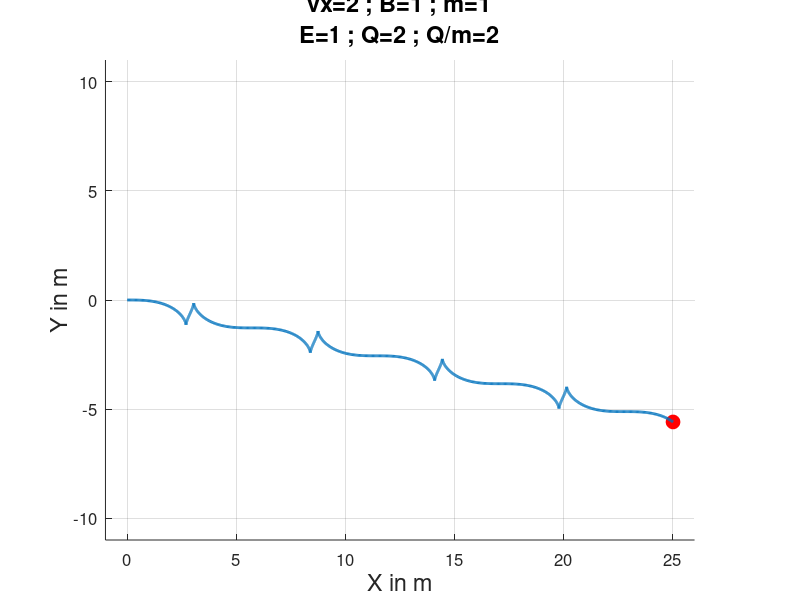

MATLAB code for this plot:
%Topic: Newtons 2nd Law, exemplified by lorentz-force and strenght of field in magnetic field

%=====dialog box asking user for input========
input = inputdlg ({"Enter the values for the simulation\nvx", "\nB","\nm","\nE","\nQ"},"Object in Magnetic Field",...
                   [1,10;1,10;1,10;1,10;1,10],{"2","1","1","1","2"});           %getting user imput
vx=str2num(input{1});                                                          %velocity x converted from user input
B0=str2num(input{2});                                                           %B converted from user input
m=str2num(input{3});                                                            %m converted from user input
E0=str2num(input{4});                                                           %E converted from user input
Q=str2num(input{5});                                                            %Q converted from user input

%=====calculating variables==================
x=x0=0;                                       %initializing
y=y0=z0=0;
vz=vy=z=0;                            %initializing
dt=.02;                                       %interval so that one full circle has 500 steps
limt=1000;                                    %setting limit of loop to stop after one full radius

%=====preparing window========================
figure('units','norm','position',[.1 .1 .8 .7],'color',[.9 .9 .9],...
       'name', "Newtons 2nd Law");                                              %Creating Window
a = axes('position',[.1 .1 .8 .8],'color',[1 1 1],'fontsize',[12]);             %Creating Axis
txt = ["Newtons 2nd Law - Magnetic Field\nvx=" num2str(vx) " ; B=" num2str(B0) ...
       " ; m=" num2str(m) "\nE=" num2str(E0) " ; Q=" num2str(Q) " ; Q/m=" num2str(Q/m) ];              %preparing  title, stating variables
a : title (txt,'fontsize',[17]);                                                %titleing diagram
a : xlabel ("X in m",'fontsize',[17]);                                          %labeling y axis
a : ylabel ("Y in m",'fontsize',[17]);                                          %labeling x axis
a : zlabel ("Z in m",'fontsize',[17]);                                          %labeling z axis
grid on;                                                                        %turing on the grid in coordinate system
axis('equal',[-1 26 -11 11 ]);                                                  %setting axis limits based on radius of circle ,[-1 10 -5 5 -5 5]
h_center1=line(0,0,'marker','o', 'markersize',[10],'color','red',...
              'markerfacecolor','red');                                         %setting a ball to  center circle
%h_center2=line(0,0,'marker','o', 'markersize',[10],'color','red',...
              %'markerfacecolor','red');                                         %setting a ball to  center circle
%view(3);                                                                        %setting view to also see z movement 
drawnow;                                                                        %drawing the system

%=====declaring function for acceleration x===
function ax=funVX(x,y,vx,vy,vz,B,Q,m,E);
  ax=(Q*vy*B)/(m);                                       %acceleration for x
endfunction;

%=====declaring function for velocity x=======
function Vx=funX(vx);
  Vx=vx;                                      %speed x
endfunction;

%=====declaring function for acceleration y===
function ay=funVY(x,y,vx,vy,vz,B,Q,m,E);
  ay=Q*(E-B*vx);                             %acceleration for y +vy*B
endfunction;

%=====declaring function for velocity y=======
function Vy=funY(vy);
  Vy=vy;                                      %speed y
endfunction;

%=====declaring function for acceleration z===
function az=funVZ(x,y,vx,vy,vz,B,Q,m,E);
  az=0;                                       %acceleration for z E+
endfunction;

%=====declaring function for velocity z=======
function Vz=funZ(vz);
  Vz=vz;                                      %speed z
endfunction;

%=====loop for time progression and graphing==
for t=0:dt:limt;                              %loop from 0 to limt with interval dt
  B=B0*sin(t);
  E=E0*sin(t);
  %=====X + Y variable========================
  %---calculating k1---
  k1x=funX(vx);
  k1y=funY(vy);
  k1z=funZ(vz);
  k1Vx=funVX(x,y,vx,vy,vz,B,Q,m,E);
  k1Vy=funVY(x,y,vx,vy,vz,B,Q,m,E);
  k1Vz=funVZ(x,y,vx,vy,vz,B,Q,m,E);
  
  %---calculating k2---
  k2x=funX(vx+k1Vx*dt/2);
  k2y=funY(vy+k1Vy*dt/2);
  k2z=funZ(vz+k1Vz*dt/2);
  k2Vx=funVX(x+k1x*dt/2,y+k1y*dt/2,vx+k1Vx*dt/2,vy+k1Vy*dt/2,vz+k1Vy*dt/2,B,Q,m,E);
  k2Vy=funVY(x+k1x*dt/2,y+k1y*dt/2,vx+k1Vx*dt/2,vy+k1Vy*dt/2,vz+k1Vy*dt/2,B,Q,m,E);
  k2Vz=funVZ(x+k1x*dt/2,y+k1y*dt/2,vx+k1Vx*dt/2,vy+k1Vy*dt/2,vz+k1Vy*dt/2,B,Q,m,E);
  
  %---calculating k3---
  k3x=funX(vx+k2Vx*dt/2);
  k3y=funY(vy+k2Vy*dt/2);
  k3z=funZ(vz+k2Vz*dt/2);
  k3Vx=funVX(x+k2x*dt/2,y+k2y*dt/2,vx+k2Vx*dt/2,vy+k2Vy*dt/2,vz+k2Vy*dt/2,B,Q,m,E);
  k3Vy=funVY(x+k2x*dt/2,y+k2y*dt/2,vx+k2Vx*dt/2,vy+k2Vy*dt/2,vz+k2Vy*dt/2,B,Q,m,E);
  k3Vz=funVZ(x+k2x*dt/2,y+k2y*dt/2,vx+k2Vx*dt/2,vy+k2Vy*dt/2,vz+k2Vy*dt/2,B,Q,m,E);
  
  %---calculating k4---
  k4x=funX(vx+k3Vx*dt);
  k4y=funY(vy+k3Vy*dt);
  k4z=funZ(vz+k3Vz*dt);
  k4Vx=funVX(x+k3x*dt,y+k3y*dt,vx+k3Vx*dt,vy+k3Vy*dt,vz+k3Vy*dt,B,Q,m,E);
  k4Vy=funVY(x+k3x*dt,y+k3y*dt,vx+k3Vx*dt,vy+k3Vy*dt,vz+k3Vy*dt,B,Q,m,E);
  k4Vz=funVZ(x+k3x*dt,y+k3y*dt,vx+k3Vx*dt,vy+k3Vy*dt,vz+k3Vy*dt,B,Q,m,E);
  
  %---calculating new x & y---
  x=x+(k1x+2*k2x+2*k3x+k4x)*dt/6;
  y=y+(k1y+2*k2y+2*k3y+k4y)*dt/6;
  z=z+(k1z+2*k2z+2*k3z+k4z)*dt/6;
  
  %---calculating new vx & vy---
  vx=vx+(k1Vx+2*k2Vx+2*k3Vx+k4Vx)*dt/6;
  vy=vy+(k1Vy+2*k2Vy+2*k3Vy+k4Vy)*dt/6;
  vz=vz+(k1Vz+2*k2Vz+2*k3Vz+k4Vz)*dt/6;

  %===creating line of y and x================
  line([x0  x],[y0 y],[z0 z],'linewidth',[2]);%line of x and y
  set(h_center1,'xdata',x,'ydata',y,'zdata',z);  %setting the ball to the center
  %line([-x0  -x],[y y0],[z z0],'linewidth',[2]);%line of x and y
  %set(h_center2,'xdata',-x,'ydata',y,'zdata',z);  %setting the ball to the center
  x0=x;                                       %storing x for next line
  y0=y;                                       %storing y for next line
  z0=z;                                       %storing z for next line
  drawnow;
  
  if x>25 | y>10 | y<-10;
    break;
    set(h_center1,'xdata',x,'ydata',y,'zdata',z);  %setting the ball to the center
  endif;
endfor;